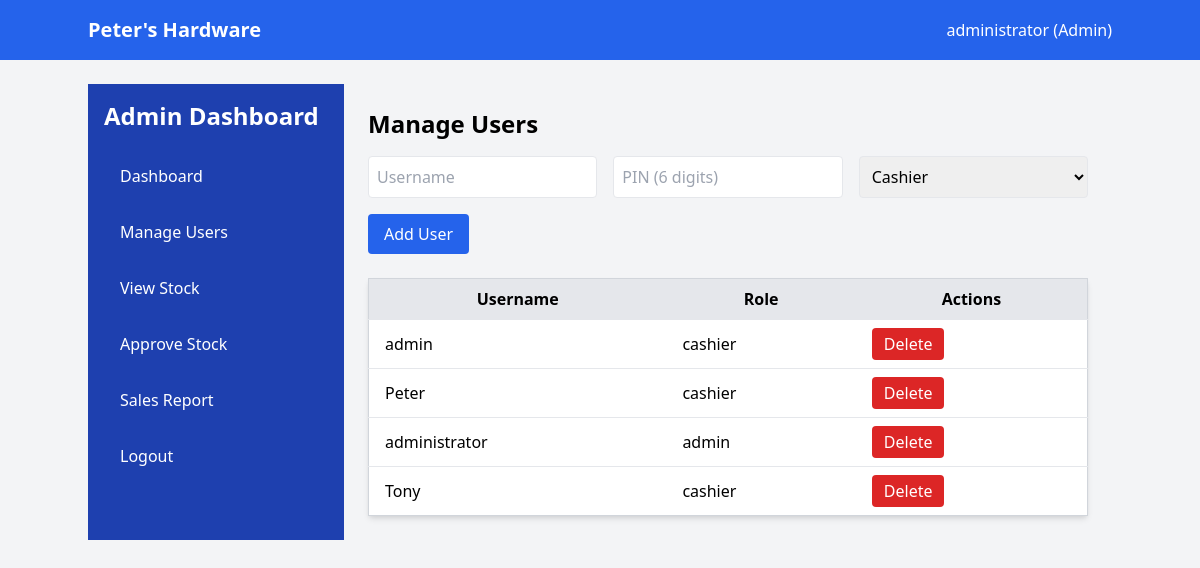
Page /manage_users (signed in) on the committed database.
### models.py (models this page shows, shortened)
class User(db.Model, UserMixin):
    __tablename__ = 'users'
    id = db.Column(db.Integer, primary_key=True)
    username = db.Column(db.String(80), unique=True, nullable=False)
    password_hash = db.Column(db.String(128), nullable=False)
    role = db.Column(db.String(20), default='cashier')
    status = db.Column(db.String(20), default='active')
    orders = db.relationship('Order', backref='user', lazy=True)

### app.py (the view, shortened to what this page needs)
@app.route('/manage_users', methods=['GET', 'POST'])
@login_required
def manage_users():
    if current_user.role != 'admin':
        flash('Access denied.', 'danger')
        return redirect(url_for('admin_dashboard'))
    users = User.query.all()
    return render_template('manage_users.html', users=users)

### app.py (called while the page is built)
@login_manager.user_loader
def load_user(user_id):
    return User.query.get(int(user_id))

### templates/manage_users.html (shortened to what this page needs)
{% extends 'base.html' %}
{% block content %}
<div class="flex">
    <div class="w-64 bg-blue-800 text-white p-4 flex flex-col">
        <h2 class="text-2xl font-semibold mb-6">Admin Dashboard</h2>
        <ul class="space-y-4">
            <li><a href="{{ url_for('admin_dashboard') }}" class="hover:bg-blue-700 px-4 py-2 rounded block">Dashboard</a></li>
            <li><a href="{{ url_for('manage_users') }}" class="hover:bg-blue-700 px-4 py-2 rounded block">Manage Users</a></li>
            <li><a href="{{ url_for('view_stock') }}" class="hover:bg-blue-700 px-4 py-2 rounded block">View Stock</a></li>
            <li><a href="{{ url_for('approve_stock') }}" class="hover:bg-blue-700 px-4 py-2 rounded block">Approve Stock</a></li>
            <li><a href="{{ url_for('view_sales_report') }}" class="hover:bg-blue-700 px-4 py-2 rounded block">Sales Report</a></li>
            <li><a href="{{ url_for('logout') }}" class="hover:bg-blue-700 px-4 py-2 rounded block">Logout</a></li>
        </ul>
    </div>
    <div class="flex-1 p-6">
        <h2 class="text-2xl font-semibold mb-4">Manage Users</h2>
        <form id="addUserForm" class="mb-6">
            <div class="grid grid-cols-1 sm:grid-cols-3 gap-4">
                <input type="text" name="username" placeholder="Username" class="p-2 border rounded w-full" required>
                <input type="password" name="pin" placeholder="PIN (6 digits)" class="p-2 border rounded w-full" required>
                <select name="role" class="p-2 border rounded w-full">
                    <option value="cashier">Cashier</option>
                </select>
            </div>
            <button type="submit" class="mt-4 px-4 py-2 bg-blue-600 text-white rounded">Add User</button>
        </form>
        <table class="w-full bg-white border border-gray-300 rounded shadow-md">
            <thead class="bg-gray-200">
                <tr>
                    <th class="px-4 py-2">Username</th>
                    <th class="px-4 py-2">Role</th>
                    <th class="px-4 py-2">Actions</th>
                </tr>
            </thead>
            <tbody id="userTableBody">
                {% for user in users %}
                <tr class="border-t hover:bg-gray-100">
                    <td class="px-4 py-2">{{ user.username }}</td>
                    <td class="px-4 py-2">{{ user.role }}</td>
                    <td class="px-4 py-2">
                        <button onclick="deleteUser({{ user.id }}, '{{ user.username }}')" class="px-3 py-1 bg-red-600 text-white rounded">Delete</button>
                    </td>
                </tr>
                {% endfor %}
            </tbody>
        </table>
    </div>
</div>
{% endblock %}

### templates/base.html (shortened to what this page needs)
<!DOCTYPE html>
<html lang="en">
<head>
    <link href="https://cdn.jsdelivr.net/npm/tailwindcss@2.2.19/dist/tailwind.min.css" rel="stylesheet">
    <link rel="stylesheet" href="{{ url_for('static', filename='alert.css') }}">
</head>
<body class="bg-gray-100">
    <nav class="bg-blue-600 p-4 text-white">
        <div class="container mx-auto flex justify-between items-center">
            <h1 class="text-xl font-bold">Peter's Hardware</h1>
            <div class="flex items-center space-x-4">
                {% if current_user.is_authenticated %}
                    <div class="relative group">
                        <button class="focus:outline-none">
                            <span class="text-white">{{ current_user.username }} ({{ current_user.role.capitalize() }})</span>
                        </button>
                    </div>
                {% else %}
                    <a href="{{ url_for('login') }}" class="text-white">Login</a>
                {% endif %}
            </div>
        </div>
    </nav>
    <div class="container mx-auto py-6">
        {% block content %}
        {% endblock %}
    </div>
</body>
</html>

### rows in the picture
User: username "administrator", role "Admin", role "admin"
User: username "admin", role "cashier"
User: username "Peter", role "cashier"
User: username "Tony", role "cashier"
